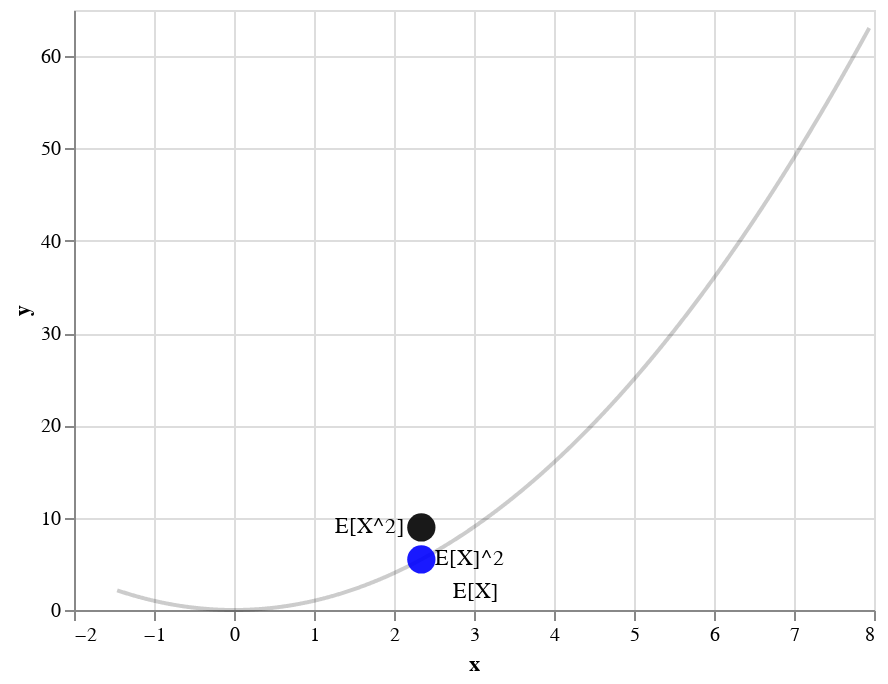

Write notebook code for a chart like this one.
### Code cell
c7 = alt.Chart(dt).mark_point(opacity=expectation_opacity, size=expectation_size, color="blue", filled=True).encode(
    x='x:Q',  # specify ordinal data
    y='y:Q',  # specify quantitative data
)

text7 = c7.mark_text(
    align='left',
    baseline='middle',
    dx=7
).encode(
    text='label:N'
)
x2 + expected_x2 + text + text2 + c7 +  text7

### Figure 1 — Vega-Lite specification as saved in the notebook (floating-point values rounded to 4 significant figures; data arrays with more than 128 entries replaced by an {"elided": "..."} marker saying what was removed)
{"$schema": "https://vega.github.io/schema/vega-lite/v2.6.0.json", "config": {"view": {"height": 300, "width": 400}}, "layer": [{"data": {"values": {"elided": "1000 records"}}, "encoding": {"x": {"field": "x", "type": "quantitative"}, "y": {"field": "y", "type": "quantitative"}}, "mark": {"color": "black", "opacity": 0.2, "type": "line"}}, {"data": {"values": [{"label": "E[X^2]", "x": 2.342, "y": 8.94}]}, "encoding": {"x": {"field": "x", "type": "quantitative"}, "y": {"field": "y", "type": "quantitative"}}, "mark": {"color": "black", "filled": true, "opacity": 0.9, "size": 200, "type": "point"}}, {"data": {"values": [{"label": "E[X^2]", "x": 2.342, "y": 8.94}]}, "encoding": {"text": {"field": "label", "type": "nominal"}, "x": {"field": "x", "type": "quantitative"}, "y": {"field": "y", "type": "quantitative"}}, "mark": {"align": "right", "baseline": "middle", "dx": 7, "type": "text", "xOffset": -15}}, {"data": {"values": [{"label": "E[X]", "x": 2.342, "y": 0}]}, "encoding": {"text": {"field": "label", "type": "nominal"}, "x": {"field": "x", "type": "quantitative"}, "y": {"field": "y", "type": "quantitative"}}, "mark": {"align": "left", "baseline": "bottom", "dx": 16, "type": "text", "yOffset": -4}}, {"data": {"values": [{"label": "E[X]^2", "x": 2.342, "y": 5.484}]}, "encoding": {"x": {"field": "x", "type": "quantitative"}, "y": {"field": "y", "type": "quantitative"}}, "mark": {"color": "blue", "filled": true, "opacity": 0.9, "size": 200, "type": "point"}}, {"data": {"values": [{"label": "E[X]^2", "x": 2.342, "y": 5.484}]}, "encoding": {"text": {"field": "label", "type": "nominal"}, "x": {"field": "x", "type": "quantitative"}, "y": {"field": "y", "type": "quantitative"}}, "mark": {"align": "left", "baseline": "middle", "dx": 7, "type": "text"}}]}
